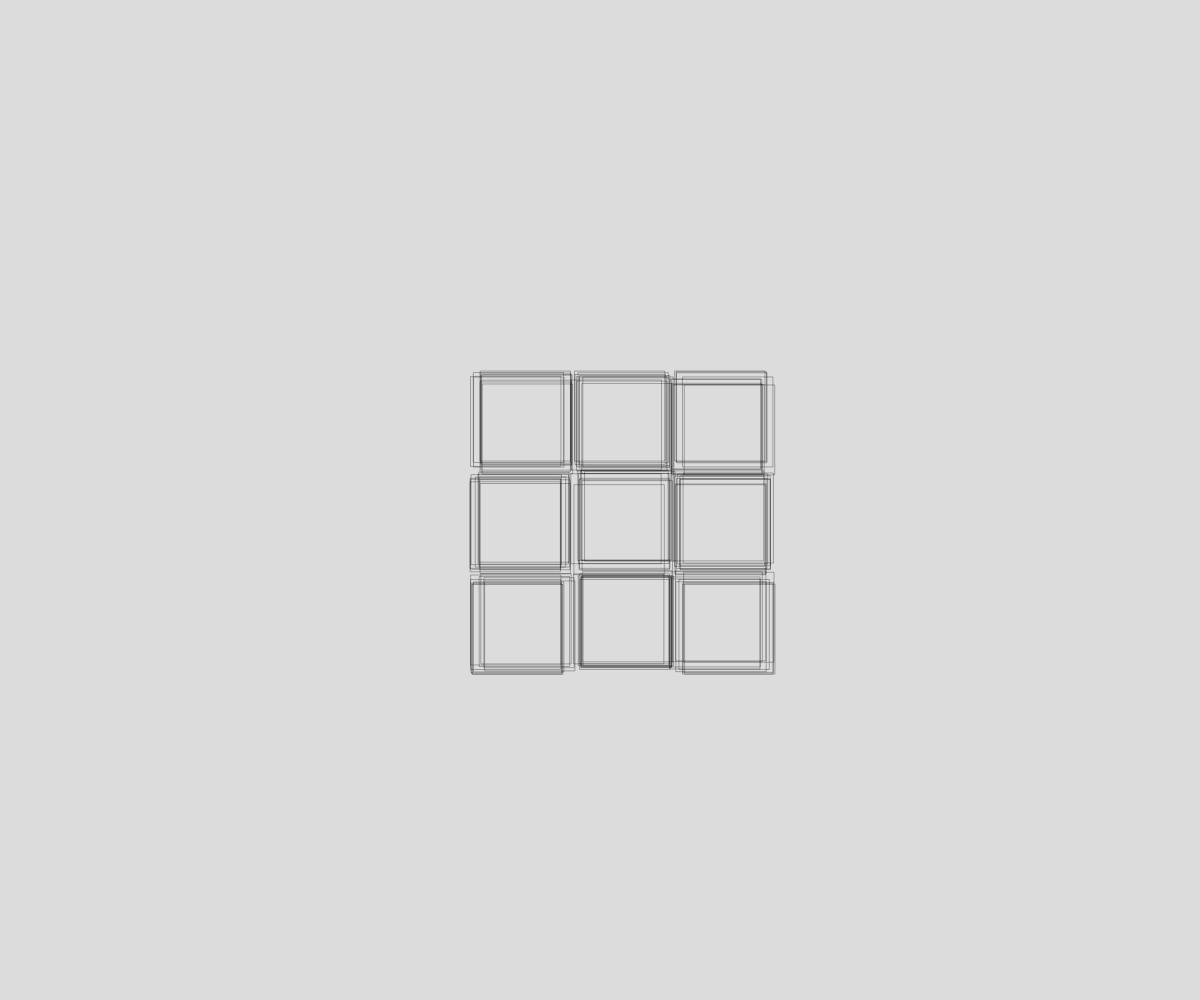
Frame 1 (no input)
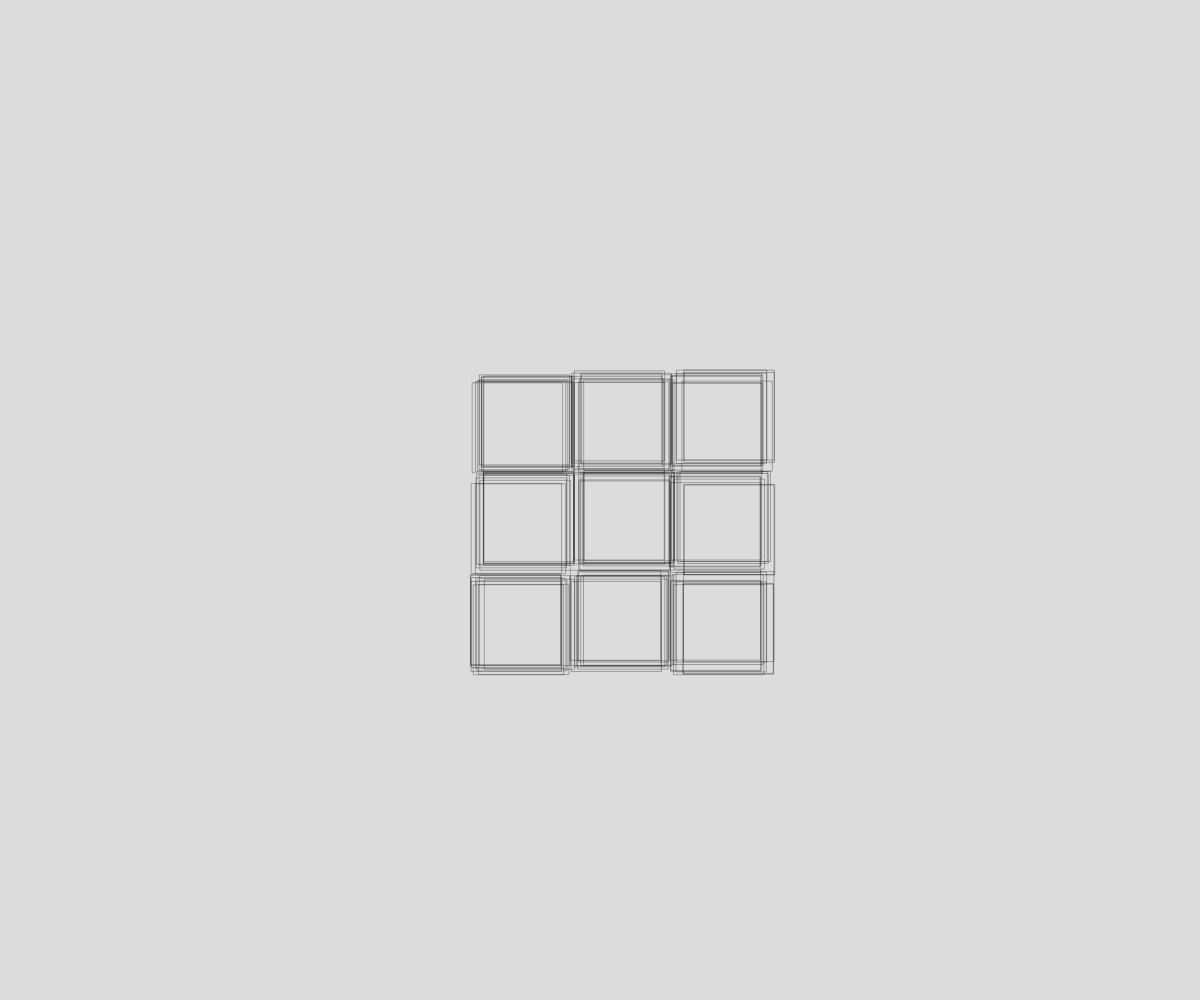
Frame 2 (the mouse pressed at the canvas centre, redrawn once)

The p5.js sketch that drew these frames (run headless with seeded random() and noise() and a simulated clock; the mouse was pressed at the canvas centre and the sketch redrawn once):

// p5.js sketch
// ── sketch.js
function setup() {
  createCanvas(windowWidth, windowHeight);
  noLoop();
}

function draw() {
  background(220);

//per centrare il draw, trovo l'ampiezza della pagina'windowWidth'
//divido a metà la 'windowWidth', per trovare il centro
//trovo l'ampiezza del draw e la divido per 2
//Sottraggo la metà del draw alla metà dell'ampiezza
//--> trovo il punto di partenza (x,y) da cui partire
  let xStart = windowWidth/2 - 150;
  let yStart = windowHeight/2 - 150;

//ciclo for per fare righe e colonne
//il quadrato si ripete, massimo fino a 3, in direzione di x e di y
//variabile i= riga; variabile j=colonna
//100 è la larghezza di righe e colonne
//100 * i/j, mi fa moltipica righe e colonne
  for(let i = 0; i < 3; i++){
    for(let j = 0; j < 3; j++){
      drawSquare(yStart + 100 * i, xStart + 100 * j);
    }
  }
}

//funzione per disegnare il quadrato
//line, column: 
function drawSquare(line, column) {
  fill("#0000"); //fill trasparente
  stroke(0,75);

//ciclo for per ripetere il quadrato su se stesso
//viene ripetuto per un massimo di 10 volte
//90, 90, sono larghezza e altezza
//random, il punto 
//x: column+random = per ogni colonna, la x varia tra i valori 20 e 35
//y: line+random = per ogni linea, la y varia tra i valori 20 e 35
  for(let i=0; i<10; i++) {
    rect(column + random(20, 35), line + random(20, 35), 90, 90);
  }
}
